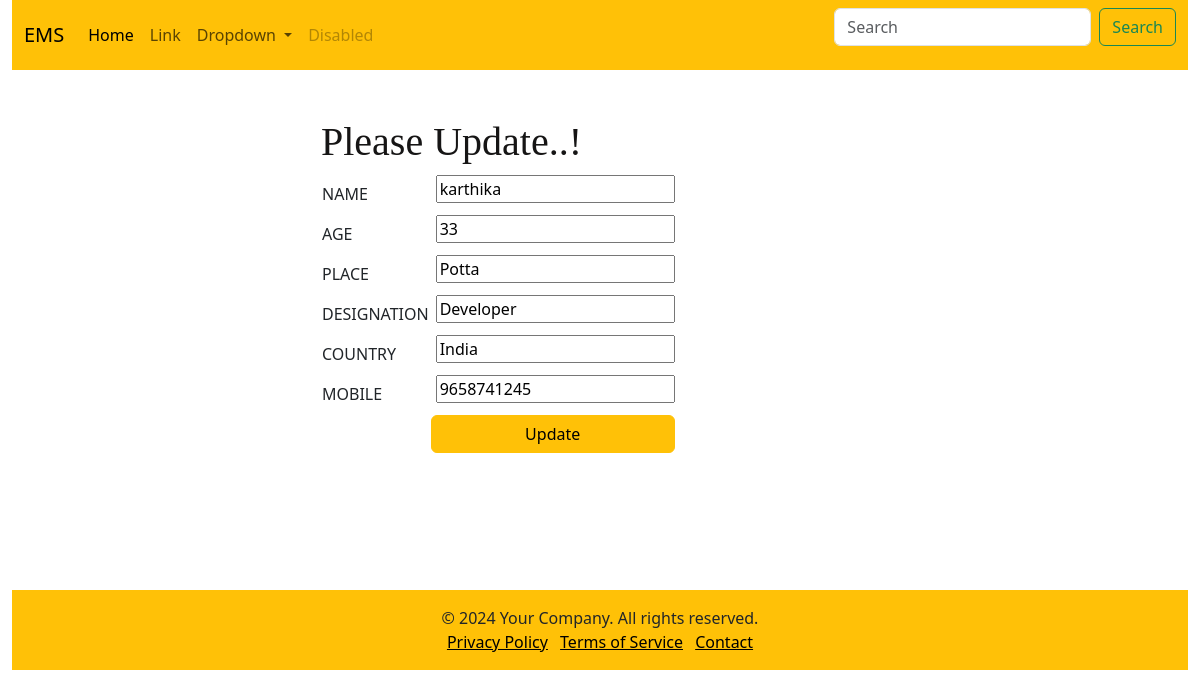
Page /edit/edit2/7/ on the committed database.
### home/models.py (models this page shows)
class employee(models.Model):
    name=models.CharField(max_length=100)
    age=models.CharField(max_length=100)
    place=models.CharField(max_length=100)
    desig=models.CharField(max_length=100)
    country=models.CharField(max_length=100)
    mobile=models.CharField(max_length=100)

### home/views.py (the view)
# urls.py: path('edit/edit2/<int:id>/', views.edit2, name='edit2'),
def edit2(request,id):
    data ={
        'emp' :employee.objects.get(id=id)
    }
    return render(request,'updation.html',data)

### Templates/updation.html (shortened to what this page needs)
{%load static%}
<html lang="en">
<head>
    <link href="https://cdn.jsdelivr.net/npm/bootstrap@5.3.3/dist/css/bootstrap.min.css" rel="stylesheet"
>
</head>
<body>
        <div class="container-fluid">
            <nav class="navbar navbar-expand-lg bg-warning ">
                <div class="container-fluid">
                    <a class="navbar-brand" href="#">EMS</a>
                    <div class="collapse navbar-collapse" id="navbarSupportedContent">
                        <ul class="navbar-nav me-auto mb-2 mb-lg-0">
                            <li class="nav-item">
                                <a class="nav-link active" aria-current="page" href="#">Home</a>
                            </li>
                            <li class="nav-item">
                                <a class="nav-link" href="#">Link</a>
                            </li>
                            <li class="nav-item dropdown">
                                <a class="nav-link dropdown-toggle" href="#" role="button" data-bs-toggle="dropdown"
                                    aria-expanded="false">
                                    Dropdown
                                </a>
                            </li>
                            <li class="nav-item">
                                <a class="nav-link disabled" aria-disabled="true">Disabled</a>
                            </li>
                        </ul>
                        <form class="d-flex" role="search">
                            <input class="form-control me-2" type="search" placeholder="Search" aria-label="Search">
                            <button class="btn btn-outline-success" type="submit">Search</button>
                        </form>
                    </div>
                </div>
            </nav>
            <div class="container">
                <div class="w-50 mx-auto bg-white text-dark pt-5">
                    <form method="post" action="/update/{{emp.id}}">
                <div>
                    <h1 style="color: rgb(22, 21, 21);font-family: Cambria, Cochin, Georgia, Times, 'Times New Roman', serif;">Please Update..!</h1>
                <table>
                <tr><td>NAME</td><td><input type="text" name="name" value={{emp.name}} style="margin-left: 5px; margin-bottom: 10px;" ></td></tr>
                <tr><td>AGE</td><td> <input type="text" name="age" value={{emp.age}} style="margin-left: 5px;  margin-bottom: 10px;"></td></tr>
                <tr><td>PLACE</td><td><input type="text" name="place" value={{emp.place}} style="margin-left: 5px; margin-bottom: 10px;" ></td></tr>
                <tr><td>DESIGNATION </td><td> <input type="text" name="desig" value={{emp.desig}} style="margin-left: 5px;  margin-bottom: 10px;"></td></tr>
                <tr><td>COUNTRY</td><td><input type="text" name="country" value={{emp.country}} style="margin-left: 5px; margin-bottom: 10px;" ></td></tr>
                <tr><td>MOBILE </td><td><input type="text" name="mobile" value={{emp.mobile}} style="margin-left: 5px;  margin-bottom: 10px;"></td></tr>
                <tr><td></td>
                    <td><button type="submit" class="btn btn-warning" style="width: 100%;">Update</button></td>
                </tr> </table></div>
            </form>
</div>
</div>
<br>
<br><br><br><br>
            <footer class="bg-warning text-dark text-center py-3">
                <div class="container">
                    <p class="mb-0">© 2024 Your Company. All rights reserved.</p>
                    <ul class="list-inline mb-0">
                        <li class="list-inline-item">
                            <a href="#" class="text-black">Privacy Policy</a>
                        </li>
                        <li class="list-inline-item">
                            <a href="#" class="text-black">Terms of Service</a>
                        </li>
                        <li class="list-inline-item">
                            <a href="#" class="text-black">Contact</a>
                        </li>
                    </ul>
                </div>
            </footer>
            </div>
            </body>
            </html>

### rows in the picture
employee: name "karthika", age "33", place "Potta", desig "Developer", country "India", mobile "9658741245"
